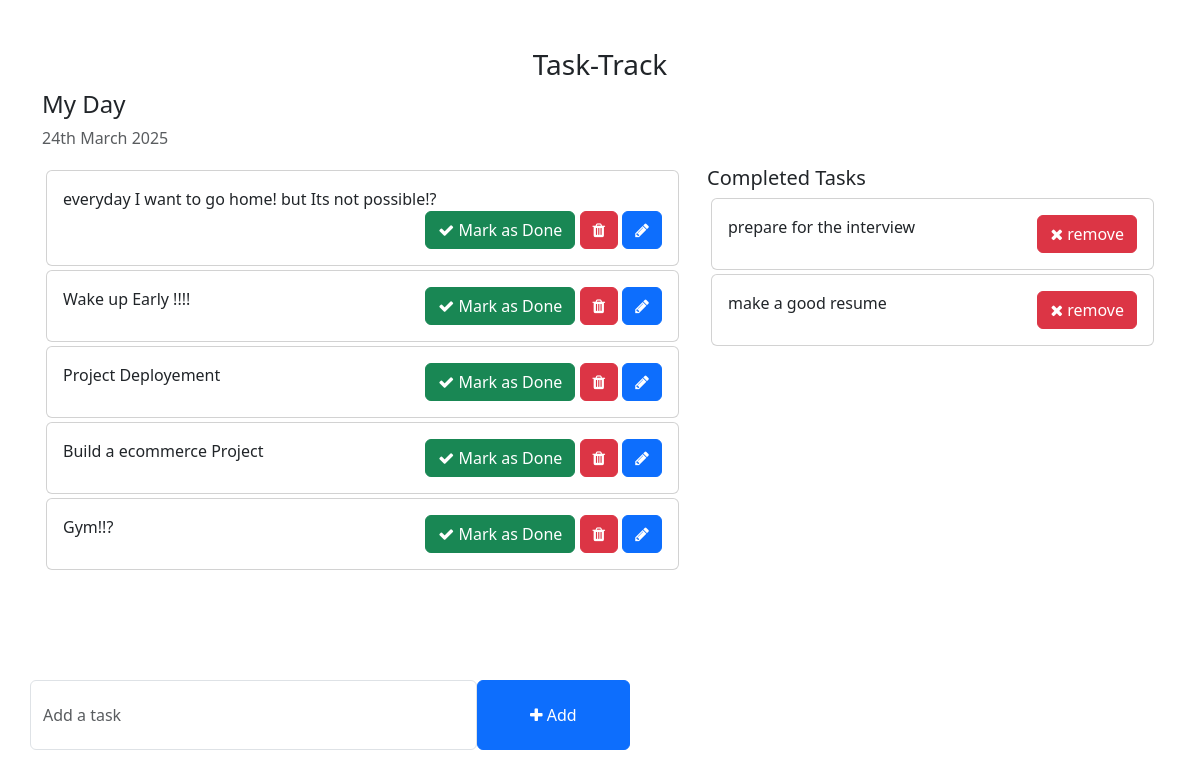
Before: / with the older database file.
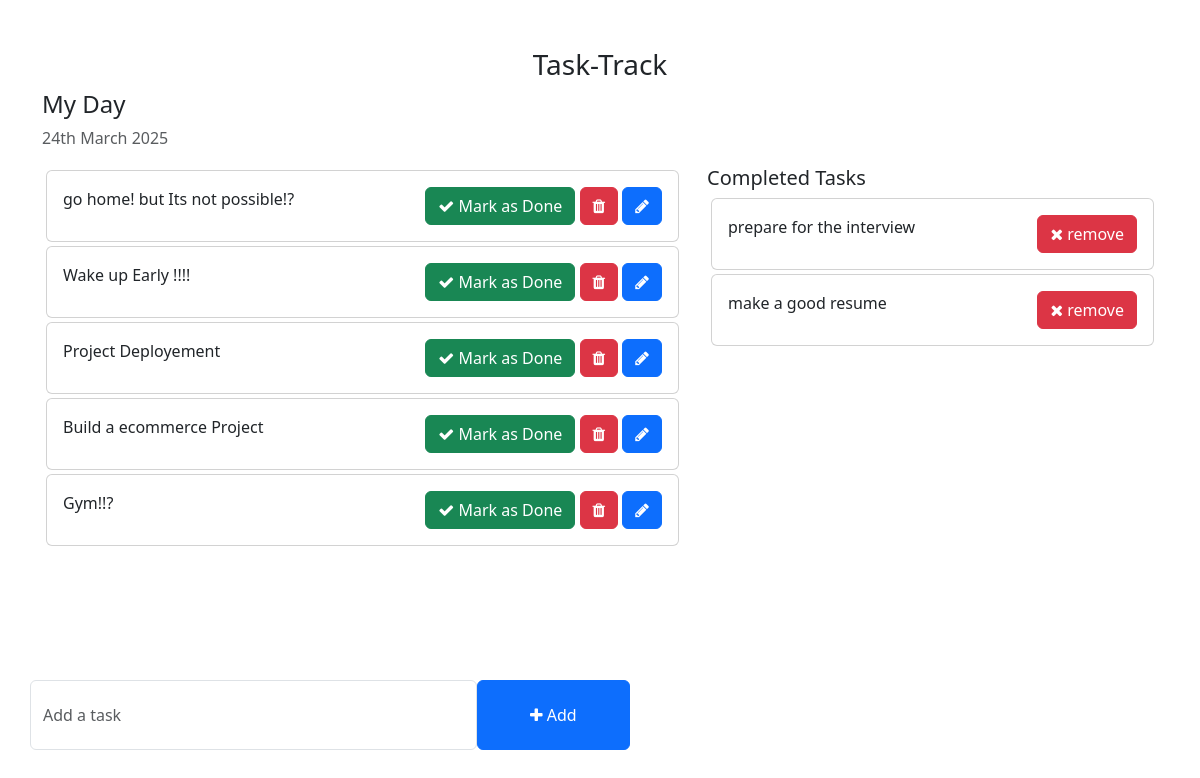
After: the same page with the newer database file.
### todo/models.py (models this page shows, shortened)
class Task(models.Model):
    task = models.CharField(max_length=250)
    is_completed = models.BooleanField(default=False)
    created_at = models.DateTimeField(auto_now_add=True)
    updated_at = models.DateTimeField(auto_now=True)

### todo_main/views.py (the view)
# urls.py: 2. Add a URL to urlpatterns:  path('', views.home, name='home')
def home(request):
    tasks = Task.objects.filter(is_completed=False).order_by('-updated_at')
    completed_tasks = Task.objects.filter(is_completed=True)
    uncompleted_tasks = Task.objects.filter(is_completed=False)
    context = {
        'tasks': tasks,
        'completed_tasks': completed_tasks,
        'uncomplete_tasks': uncompleted_tasks,
    }
    return render(request, 'home.html', context)

### template/home.html (shortened to what this page needs)
{% load static %}
<!DOCTYPE html>
<html lang="en">
<head>
    <link href="https://cdn.jsdelivr.net/npm/bootstrap@5.3.0-alpha1/dist/css/bootstrap.min.css" rel="stylesheet">
    <link rel="stylesheet" href="https://cdnjs.cloudflare.com/ajax/libs/font-awesome/4.7.0/css/font-awesome.min.css">
</head>
<body>
    <div class="container">
        <h3 class="pt-5 text-center">Task-Track</h3>
        <div class="row">
            <h4>My Day</h4>
            <p class="text-muted">{% now "jS F Y" %}</p>
            <div class="col-md-7 col-lg-7" style="height: 450px; overflow: scroll;">
                {% for task in tasks %}
                <div class="card m-1">
                    <div class="card-body">
                        {{ task.task }}
                        <span style="position: relative; float: right;">
                            <a href="{% url 'mark_as_done' task.pk %}" class="btn btn-success"><i class="fa fa-check"></i> Mark as Done</a>
                            <a href="{% url 'delete_task' task.pk %}" class="btn btn-danger"><i class="fa fa-trash"></i></a>
                            <a href="{% url 'edit_task' task.pk %}" class="btn btn-primary"><i class="fa fa-pencil"></i></a>
                        </span>
                    </div>
                </div>
               {% endfor %}
            </div>
            <div class="col-md-5 col-lg-5">
                <h5>Completed Tasks</h5>
                {% for task in completed_tasks %}
                <div class="card m-1">
                    <div class="card-body">
                        {{ task.task }}
                        <span style="position: relative; float: right;">
                            <a href="{% url 'mark_as_undone' task.pk %}" class="btn btn-danger" > <i class="fa fa-times"></i> remove </a>
                        </span>
                    </div>
                </div>
                {% endfor %}
            </div>
        </div>
        <div class="row">
            <div class="col-md-6 col-lg-6 p-0" style="position: absolute; bottom: 50px;">
                <form action="{% url 'addTask' %}" method="POST">
                    <div class="form-group">
                        <span style="display: flex;">
                            <input type="text" name="task" class="form-control" placeholder="Add a task">
                            <button type="submit" class="btn btn-primary" style="width: 200px;"><i class="fa fa-plus"></i> Add</button>
                        </span>
                    </div>
                </form>
            </div>
        </div>
    </div>
</body>
</html>

### template/home.html (style rules this page uses)
.form-control { padding: 1.375rem .75rem !important; }

Changed rows visible on the page:
changed Task: task "everyday I want to go home! but Its not possible!?" → "go home! but Its not possible!?"
